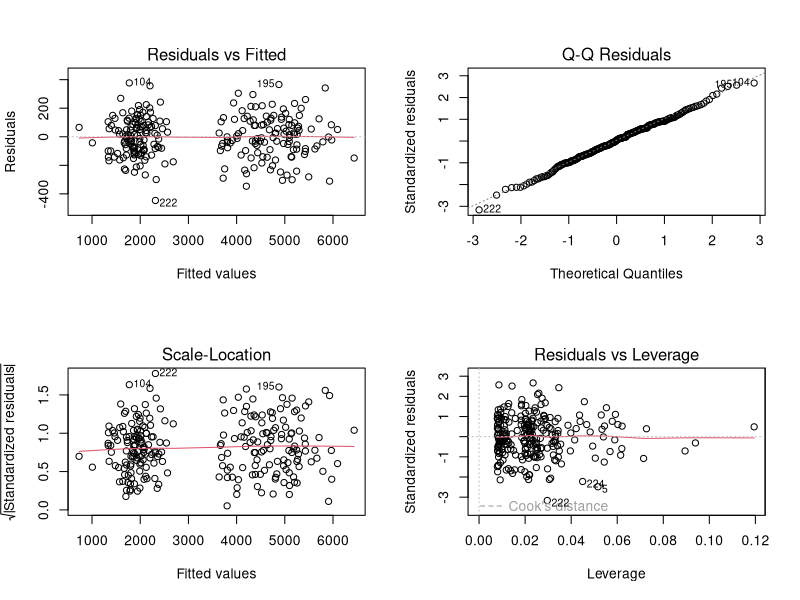

The R source for this figure: (Note: this script raises an error after producing the figure.)
rm(list = ls())
df <- read.table('kimonos.txt')
head(df)

mod <- lm(price ~ q + l:q + ncolors:q + l + ncolors, data = df)
summary(mod)
# Call:
# lm(formula = price ~ q + l:q + ncolors:q + l + ncolors, data = df)
# 
# Residuals:
#   Min      1Q  Median      3Q     Max 
# -446.22  -91.16    5.06  100.66  377.22 
# 
# Coefficients:
#                   Estimate Std. Error t value Pr(>|t|)    
# (Intercept)       127.78     101.67   1.257    0.210    
# qmedium            64.16     130.05   0.493    0.622    
# l                 612.04      12.99  47.134   <2e-16 ***
# ncolors            10.46      14.93   0.700    0.484    
# qmedium:l        -381.32      15.96 -23.888   <2e-16 ***
# qmedium:ncolors    23.11      22.13   1.044    0.298    
# ---
# Signif. codes:  0 '***' 0.001 '**' 0.01 '*' 0.05 '.' 0.1 ' ' 1
# 
# Residual standard error: 143.1 on 242 degrees of freedom
# Multiple R-squared:  0.9911,	Adjusted R-squared:  0.9909 
# F-statistic:  5386 on 5 and 242 DF,  p-value: < 2.2e-16

par(mfrow = c(2,2))
plot(mod)

shapiro.test(mod$residuals) #pvalue = 0.8437

vif(mod)
#     q         l      ncolors    q:l    q:ncolors 
#51.160701  3.076621  1.859862 41.280003 15.387722 

coefs <- coef(mod)
# (Intercept)         qmedium           l             ncolors       qmedium:l      qmedium:ncolors 
#   127.77614        64.16103       612.04154        10.45616      -381.31690        23.10725 

alpha.1 <- coefs[1]
alpha.2 <- coefs[1] + coefs[2]
beta.1  <- coefs[3]
beta.2  <- coefs[3] + coefs[5]
gamma.1 <- coefs[4]
gamma.2 <- coefs[4] + coefs[6]
sigma   <- sd(mod$residuals)

linearHypothesis(mod, c(0,1,0,0,0,0),0, conf=0.9) # non significativa pval = 0.6222

linearHypothesis(mod, c(0,0,0,1,0,1),0, conf = 0.9) # non significativa pval = 0.4843

mod2 <- lm(price ~ l:q + l + ncolors, data = df)
summary(mod2)

shapiro.test(mod2$residuals)

vif(mod2)

par(mfrow = c(2,2))
plot(mod2)

# tutte le ipotesi sono verificate

coefs <- coef(mod2)
#(Intercept)     l         ncolors   l:qmedium 
#186.58755   599.87412    21.81065  -363.55096 

alpha  <- coefs[1]
beta.1 <- coefs[2]
beta.2 <- coefs[2] + coefs[4]
gamma  <- coefs[3]
sigma  <- sd(mod2$residuals)

alpha = 0.1
k <- 3

newdat1 <- data.frame(l = 0, ncolors = 0, q = 'medium')
pred1 <- predict(mod2, newdat1, interval = 'confidence', level = 1-alpha/k)
#    fit      lwr      upr
# 186.5876 64.85475 308.3204

newdat2 <- data.frame(l = 6.5, ncolors = 3, q = 'medium')
pred2 <- predict(mod2, newdat2, interval = 'confidence', level = 1-alpha/k)
#   fit      lwr      upr
# 1788.12 1762.359 1813.881

newdat3 <- data.frame(l = 6.5, ncolors = 3, q = 'high')
pred3 <- predict(mod2, newdat3, interval = 'confidence', level = 1-alpha/k)
#    fit     lwr      upr
# 4151.201 4124.03 4178.372
